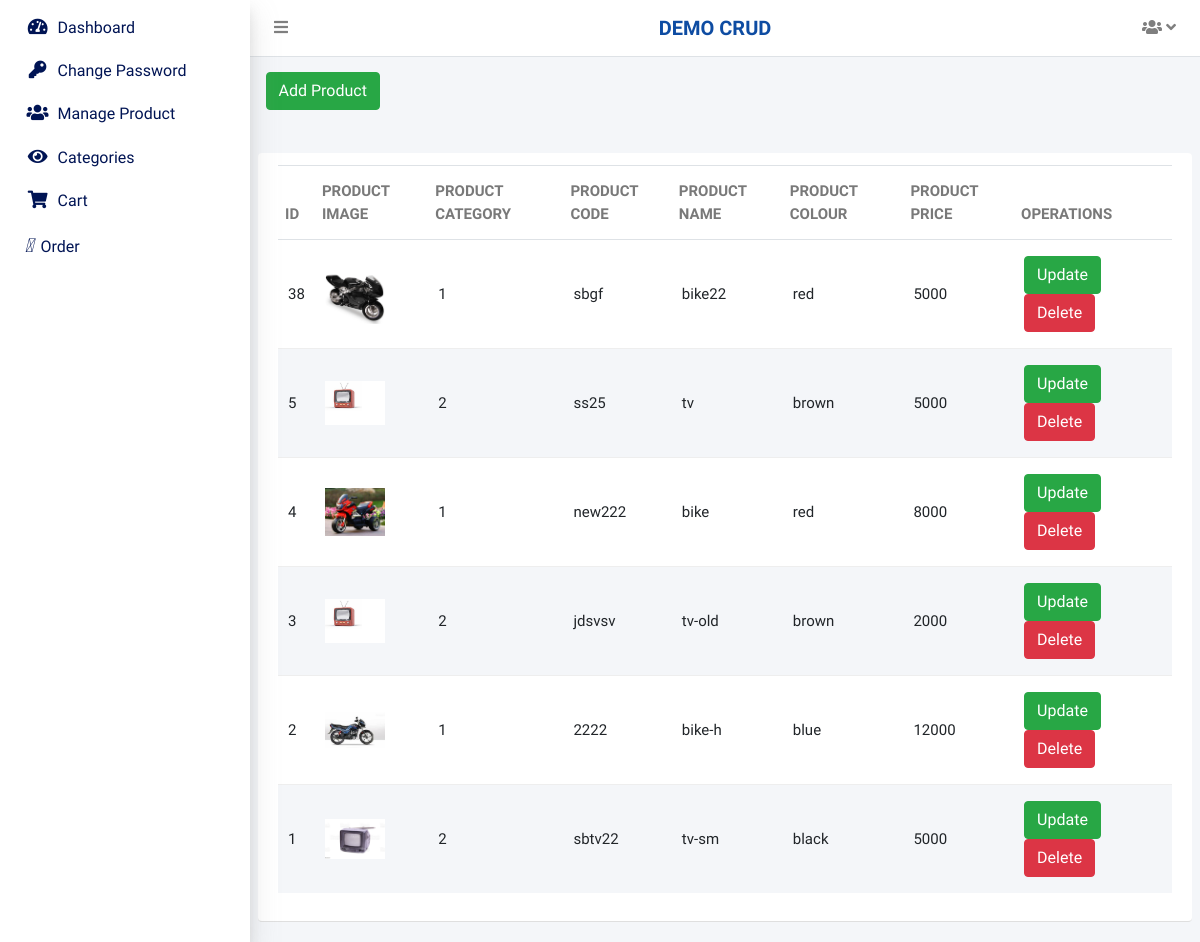
The app's page /admin/manage-product.php (signed in) with its own data.
### tables this page shows
CREATE TABLE `tbl_product` (
  `id` int(11) NOT NULL,
  `product_image` varchar(255) NOT NULL,
  `product_category` varchar(255) NOT NULL,
  `product_code` varchar(255) NOT NULL,
  `product_name` varchar(255) NOT NULL,
  `product_colour` varchar(255) NOT NULL,
  `product_price` varchar(255) NOT NULL,
  `created_at` datetime NOT NULL DEFAULT current_timestamp()
);

### include/DbConfig.php (called while the page is built, shortened)
<?php
class DbConfig
{
    private $_host = 'localhost';
    private $_username = 'root';
    private $_password = '';
    private $_database = 'projects';
    protected $connection;
    public function __construct()
    {
        if (!isset($this->connection)) {
            $this->connection = new mysqli($this->_host, $this->_username, $this->_password, $this->_database);
        }
        return $this->connection;
    }
}
?>

### include/Crud.php (called while the page is built, shortened)
<?php
include_once 'DbConfig.php';
class Crud extends DbConfig
{
    public function getData($query)
    {
        $result = $this->connection->query($query);
        $rows = array();
        while ($row = $result->fetch_assoc()) {
            $rows[] = $row;
        }
        return $rows;
    }
}
?>

### admin/manage-product.php (the view, shortened to what this page needs)
<?php require("admin-header.php");
include_once 'DbConfig.php';
?>
<div class="content-wrapper">
    <section class="content-header">
        <div class="container-fluid">
            <div class="row mb-2">
                <div class="col-sm-6">
                    <div class="heds-new">
                        <a href = add-product.php class="btn btn-success">Add Product</a>
                    </div>
                </div>
            </div>
        </div>
    </section>
    <section class="content nw-list">
        <div class="row d-flex align-items-stretch">
            <div class="col-lg-12">
                <div class="card-body listing-list">
                    <div class="table-tabs w-100 float-left">
                        <?php
				    	$where = '   ';
						?>
                        <table class="table style-1 tbl-listings">
                            <thead>
                                <tr role="row">
                                    <th>Id</th>
									<th>Product Image</th>
									<th>Product Category</th>
                                    <th>Product Code</th>
                                    <th>Product Name</th>
                                    <th>Product colour</th>
									<th>Product price</th>
                                    <th>Operations</th>
                                </tr>
                            </thead>
                            <tbody>
                                <?php
								$rowsperpage = PAGINATION;
								if (isset($_GET['currentpage']) && is_numeric($_GET['currentpage'])) {
									$currentpage = (int) $_GET['currentpage'];
								} else {
									$currentpage = 1;
								}
								$offset = ($currentpage - 1) * $rowsperpage;
								$sql = "SELECT * FROM " . TABLE_PREFIX . "product where 1=1 $where order by id desc LIMIT " . $offset . ", " . $rowsperpage . "";
								$result = $crud->getData($sql);
								foreach ($result as $obj) {
								?>
                                <tr>
								    <td>
									<?php echo $obj['id'];  ?>
                                    </td>
									<td>
									<img src=<?php echo $obj['product_image']?>>
									</td>
									<td>
									<?php echo $obj['product_category'];  ?>
									</td>
                                    <td>
									<?php echo $obj['product_code'];  ?>
                                    </td>
                                    <td>
									<?php echo $obj['product_name'];  ?>
                                    </td>
                                    <td>
									<?php echo $obj['product_colour'];  ?>
                                    </td>
                                     <td>
									<?php echo $obj['product_price'];  ?>
                                    </td>
									<td>
									 <a href ="update-product.php?id=<?php echo $obj[id]; ?>" class="btn btn-success mr-3">Update
									 <a href ="delete-product.php?id=<?php echo $obj[id]; ?>" class="btn btn-danger">Delete
									</td>
                                </tr>
                                <?php }
								?>
                            </tbody>
                        </table>
                    </div>
                </div>
            </div>
        </div>
    </section>
    <?php
	require("admin-footer.php");
	?>

### records on screen
tbl_product: id "38", product_image (picture), product_category "1", product_code "sbgf", product_name "bike22", product_colour "red", product_price "5000"
tbl_product: id "5", product_image (picture), product_category "2", product_code "ss25", product_name "tv", product_colour "brown", product_price "5000"
tbl_product: id "4", product_image (picture), product_category "1", product_code "new222", product_name "bike", product_colour "red", product_price "8000"
tbl_product: id "3", product_image (picture), product_category "2", product_code "jdsvsv", product_name "tv-old", product_colour "brown", product_price "2000"
tbl_product: id "2", product_image (picture), product_category "1", product_code "2222", product_name "bike-h", product_colour "blue", product_price "12000"
tbl_product: id "1", product_image (picture), product_category "2", product_code "sbtv22", product_name "tv-sm", product_colour "black", product_price "5000"

### other values on screen
SITE_TITLE "DEMO CRUD"
